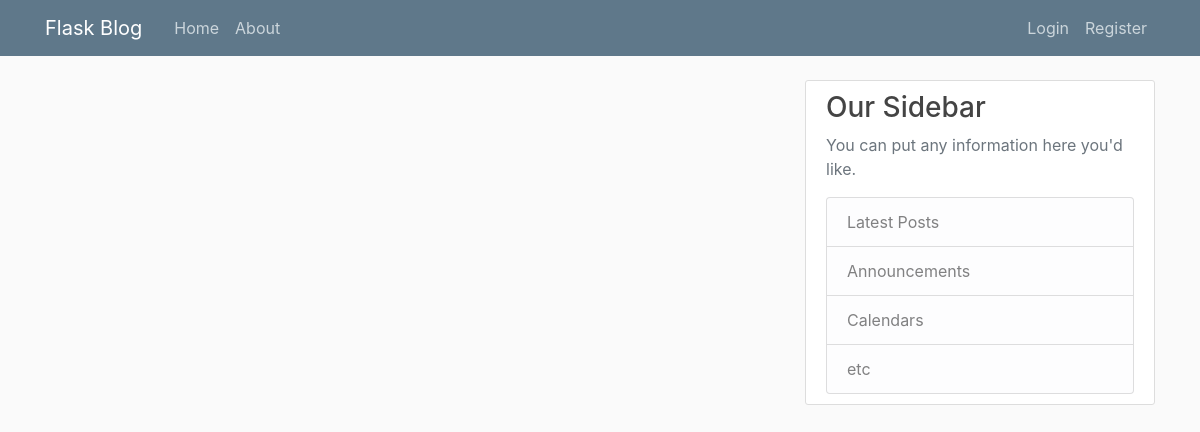
Page /home on the earlier database version.
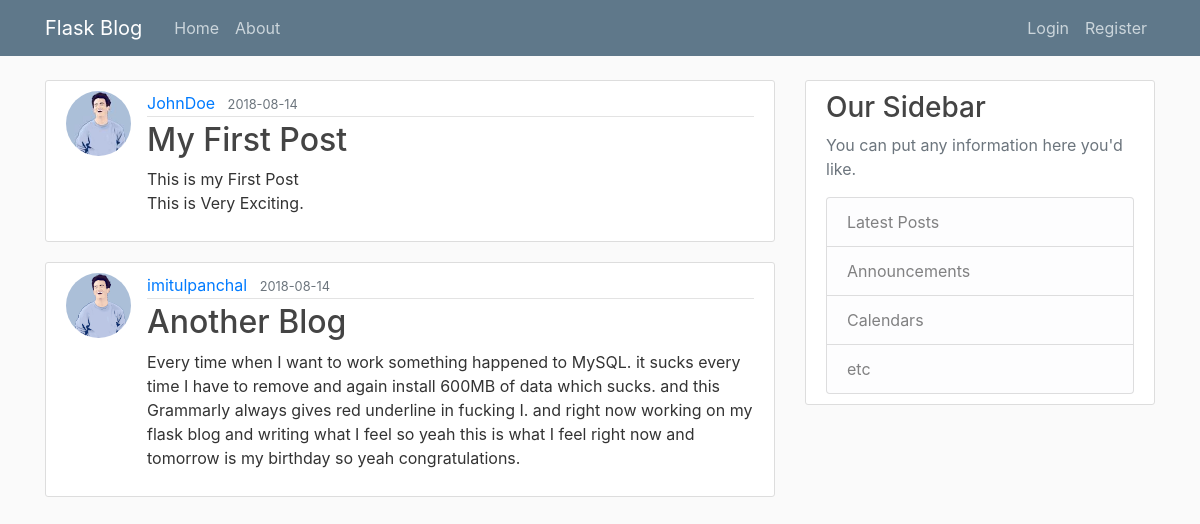
Same page on the later database version.
### blog/models.py (models this page shows, shortened)
class Post(db.Model):
    id = db.Column(db.Integer, primary_key = True)
    title = db.Column(db.String(100), nullable = False)
    date_posted = db.Column(db.DateTime, nullable = False, default = datetime.utcnow)
    content = db.Column(db.Text, nullable = False)
    user_id = db.Column(db.Integer, db.ForeignKey('user.id'), nullable = False)

class User(db.Model, UserMixin):
    id = db.Column(db.Integer, primary_key = True)
    username = db.Column(db.String(20), unique = True, nullable = False)
    email = db.Column(db.String(120), unique = True, nullable = False)
    image_file = db.Column(db.String(20), nullable = False, default = 'default.jpg')
    password = db.Column(db.String(60), nullable = False)
    posts = db.relationship('Post', backref = 'author', lazy = True)

### blog/routes.py (the view)
@app.route("/")
@app.route("/home")
def home():
    posts = Post.query.all()
    return render_template('home.html', posts=posts)

### blog/templates/home.html
{% extends "layout.html" %}
{% block content %}
	{% for post in posts %}
		<article class="media content-section">
			<img class="rounded-circle article-img" src="{{ url_for('static',
													filename='profile/'+ post.author.image_file) }}">
		  <div class="media-body">
		    <div class="article-metadata">
		      <a class="mr-2" href="#">{{ post.author.username }}</a>
		      <small class="text-muted">{{ post.date_posted.strftime('%Y-%m-%d') }}</small>
		    </div>
		    <h2>
		    	<a class="article-title" href="{{ url_for('post', post_id=post.id) }}">
		    		{{ post.title }}
		    	</a>
			</h2>
		    <p class="article-content">{{ post.content }}</p>
		  </div>
		</article>
	{% endfor %}
{% endblock content %}

### blog/templates/layout.html (shortened to what this page needs)
<!DOCTYPE html>
<html>
<head>
    <link rel="stylesheet" href="https://stackpath.bootstrapcdn.com/bootstrap/4.1.2/css/bootstrap.min.css">
	<link rel="stylesheet" type="text/css" href="{{ url_for('static', filename='main.css') }}">
</head>
<body>
	<header class="site-header">
		<nav class="navbar navbar-expand-md navbar-dark bg-steel fixed-top">
			<div class="container">
				<a class="navbar-brand mr-4" href="/">Flask Blog</a>
				<div class="collapse navbar-collapse" id="navbarToggle">
					<div class="navbar-nav mr-auto">
						<a class="nav-item nav-link" href="{{ url_for('home') }}">Home</a>
						<a class="nav-item nav-link" href="{{ url_for('about') }}">About</a>
					</div>
					<div class="navbar-nav">
						{% if current_user.is_authenticated %}
							<a class="nav-item nav-link" href="{{ url_for('new_post') }}">New Post</a>
							<a class="nav-item nav-link" href="{{ url_for('account') }}">Account</a>
							<a class="nav-item nav-link" href="{{ url_for('logout') }}">Logout</a>
						{% else %}
							<a class="nav-item nav-link" href="{{ url_for('login') }}">Login</a>
							<a class="nav-item nav-link" href="{{ url_for('register') }}">Register</a>
						{% endif %}
					</div>
				</div>
			</div>
		</nav>
	</header>
	<main role="main" class="container">
	  <div class="row">
	    <div class="col-md-8">
            {% block content %}{% endblock %}
	    </div>
	    <div class="col-md-4">
	      <div class="content-section">
	        <h3>Our Sidebar</h3>
              <p class='text-muted'>You can put any information here you'd like.</p>
	          <ul class="list-group">
	            <li class="list-group-item list-group-item-light">Latest Posts</li>
	            <li class="list-group-item list-group-item-light">Announcements</li>
	            <li class="list-group-item list-group-item-light">Calendars</li>
	            <li class="list-group-item list-group-item-light">etc</li>
	          </ul>
          </div>
	    </div>
	  </div>
	</main>
</body>
</html>

### blog/static/main.css (style rules this page uses)
body { background: #fafafa; color: #333333; margin-top: 5rem; }
h1, h2, h3, h4, h5, h6 { color: #444444; }
.bg-steel { background-color: #5f788a; }
.site-header .navbar-nav .nav-link { color: #cbd5db; }
.content-section { background: #ffffff; padding: 10px 20px; border: 1px solid #dddddd; border-radius: 3px; margin-bottom: 20px; }
.article-title { color: #444444; }
.article-content { white-space: pre-line; }
.article-img { height: 65px; width: 65px; margin-right: 16px; }
.article-metadata { padding-bottom: 1px; margin-bottom: 4px; border-bottom: 1px solid #e3e3e3 }

Differences in the rows shown:
added Post: image_file (picture), author.username "JohnDoe", date_posted "2018-08-14", title "My First Post", content "This is my First Post This is Very Exciting."
added Post: image_file (placeholder picture), author.username "imitulpanchal", date_posted "2018-08-14", title "Another Blog", content "Every time when I want to work something happened to MySQL. it sucks every time I have to remove and again install 600MB of data which sucks. and this Grammarly always gives red underline in fucking I. and right now working on my flask blog and writing what I feel so yeah this is what I feel right now and tomorrow is my birthday so yeah congratulations."
